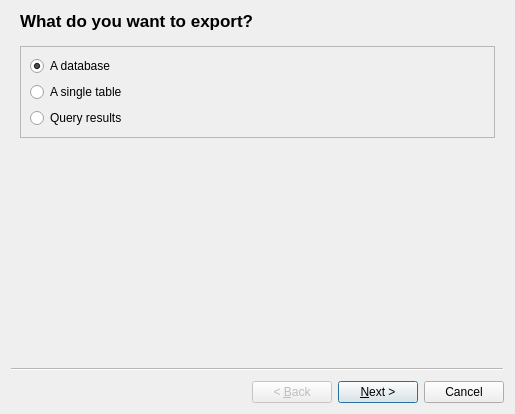
<?xml version="1.0" encoding="UTF-8"?>
<ui version="4.0">
 <class>ExportDialog</class>
 <widget class="QWizard" name="ExportDialog">
  <property name="geometry">
   <rect>
    <x>0</x>
    <y>0</y>
    <width>515</width>
    <height>414</height>
   </rect>
  </property>
  <property name="windowTitle">
   <string>Export dialog</string>
  </property>
  <widget class="QWizardPage" name="exportSubjectPage">
   <property name="title">
    <string>What do you want to export?</string>
   </property>
   <layout class="QVBoxLayout" name="verticalLayout">
    <item>
     <widget class="QFrame" name="exportSubjectFrame">
      <property name="frameShape">
       <enum>QFrame::StyledPanel</enum>
      </property>
      <property name="frameShadow">
       <enum>QFrame::Raised</enum>
      </property>
      <layout class="QVBoxLayout" name="verticalLayout_2">
       <item>
        <widget class="QRadioButton" name="subjectDatabaseRadio">
         <property name="text">
          <string>A database</string>
         </property>
         <property name="checked">
          <bool>true</bool>
         </property>
        </widget>
       </item>
       <item>
        <widget class="QRadioButton" name="subjectTableRadio">
         <property name="text">
          <string>A single table</string>
         </property>
        </widget>
       </item>
       <item>
        <widget class="QRadioButton" name="subjectQueryRadio">
         <property name="text">
          <string>Query results</string>
         </property>
        </widget>
       </item>
      </layout>
     </widget>
    </item>
   </layout>
  </widget>
  <widget class="QWizardPage" name="proxyPage"/>
  <widget class="VerifiableWizardPage" name="tablePage">
   <property name="title">
    <string>Table to export</string>
   </property>
   <layout class="QVBoxLayout" name="verticalLayout_3">
    <item>
     <widget class="QFrame" name="exportTableFrame">
      <property name="frameShape">
       <enum>QFrame::StyledPanel</enum>
      </property>
      <property name="frameShadow">
       <enum>QFrame::Raised</enum>
      </property>
      <layout class="QGridLayout" name="gridLayout_4">
       <item row="1" column="2">
        <widget class="QComboBox" name="exportTableNameCombo">
         <property name="sizePolicy">
          <sizepolicy hsizetype="Expanding" vsizetype="Fixed">
           <horstretch>0</horstretch>
           <verstretch>0</verstretch>
          </sizepolicy>
         </property>
        </widget>
       </item>
       <item row="1" column="0">
        <widget class="QComboBox" name="exportTableDbNameCombo">
         <property name="sizePolicy">
          <sizepolicy hsizetype="Expanding" vsizetype="Fixed">
           <horstretch>0</horstretch>
           <verstretch>0</verstretch>
          </sizepolicy>
         </property>
        </widget>
       </item>
       <item row="0" column="0">
        <widget class="QLabel" name="exportTableDbNameLabel">
         <property name="text">
          <string>Database</string>
         </property>
        </widget>
       </item>
       <item row="0" column="2">
        <widget class="QLabel" name="exportTableNameLabel">
         <property name="text">
          <string>Table</string>
         </property>
        </widget>
       </item>
       <item row="1" column="1">
        <widget class="QLabel" name="exportTableSeparatorLabel">
         <property name="text">
          <string>.</string>
         </property>
        </widget>
       </item>
      </layout>
     </widget>
    </item>
    <item>
     <widget class="QCheckBox" name="exportTableDataCheck">
      <property name="toolTip">
       <string>When this option is unchecked, then only table DDL (CREATE TABLE statement) is exported.</string>
      </property>
      <property name="text">
       <string>Export table data</string>
      </property>
      <property name="checked">
       <bool>true</bool>
      </property>
     </widget>
    </item>
   </layout>
  </widget>
  <widget class="VerifiableWizardPage" name="databaseObjectsPage">
   <property name="title">
    <string>Select database objects to export</string>
   </property>
   <layout class="QGridLayout" name="gridLayout_3">
    <item row="1" column="0" colspan="2">
     <widget class="QTreeView" name="dbObjectsTree">
      <attribute name="headerVisible">
       <bool>false</bool>
      </attribute>
     </widget>
    </item>
    <item row="3" column="0" colspan="2">
     <widget class="QCheckBox" name="exportDbDataCheck">
      <property name="text">
       <string>Export data from tables</string>
      </property>
      <property name="checked">
       <bool>true</bool>
      </property>
     </widget>
    </item>
    <item row="2" column="0">
     <widget class="QPushButton" name="objectsSelectAllButton">
      <property name="text">
       <string>Select all</string>
      </property>
     </widget>
    </item>
    <item row="2" column="1">
     <widget class="QPushButton" name="objectsDeselectAllButton">
      <property name="text">
       <string>Deselect all</string>
      </property>
     </widget>
    </item>
    <item row="0" column="1">
     <widget class="QComboBox" name="dbObjectsDatabaseCombo"/>
    </item>
    <item row="0" column="0">
     <widget class="QLabel" name="dbObjectsDatabaseLabel">
      <property name="text">
       <string>Database:</string>
      </property>
     </widget>
    </item>
   </layout>
  </widget>
  <widget class="VerifiableWizardPage" name="queryPage">
   <property name="title">
    <string>Query to export results for</string>
   </property>
   <layout class="QGridLayout" name="gridLayout_5">
    <item row="2" column="0" colspan="2">
     <widget class="SqlEditor" name="queryEdit"/>
    </item>
    <item row="0" column="1">
     <widget class="QComboBox" name="queryDatabaseCombo"/>
    </item>
    <item row="0" column="0">
     <widget class="QLabel" name="queryDatabaseLabel">
      <property name="text">
       <string>Database:</string>
      </property>
     </widget>
    </item>
    <item row="1" column="0">
     <widget class="QLabel" name="queryLabel">
      <property name="text">
       <string>Query to be executed for results:</string>
      </property>
     </widget>
    </item>
   </layout>
  </widget>
  <widget class="VerifiableWizardPage" name="formatAndOptionsPage">
   <property name="title">
    <string>Export format and options</string>
   </property>
   <layout class="QVBoxLayout" name="verticalLayout_4">
    <item>
     <widget class="QScrollArea" name="formatScrollArea">
      <property name="frameShape">
       <enum>QFrame::NoFrame</enum>
      </property>
      <property name="frameShadow">
       <enum>QFrame::Plain</enum>
      </property>
      <property name="lineWidth">
       <number>0</number>
      </property>
      <property name="horizontalScrollBarPolicy">
       <enum>Qt::ScrollBarAlwaysOff</enum>
      </property>
      <property name="widgetResizable">
       <bool>true</bool>
      </property>
      <widget class="QWidget" name="formatScrollAreaContents">
       <property name="geometry">
        <rect>
         <x>0</x>
         <y>0</y>
         <width>483</width>
         <height>318</height>
        </rect>
       </property>
       <layout class="QVBoxLayout" name="verticalLayout_7">
        <property name="leftMargin">
         <number>0</number>
        </property>
        <property name="topMargin">
         <number>0</number>
        </property>
        <property name="rightMargin">
         <number>0</number>
        </property>
        <property name="bottomMargin">
         <number>0</number>
        </property>
        <item>
         <widget class="QGroupBox" name="formatGroup">
          <property name="title">
           <string>Export format</string>
          </property>
          <layout class="QVBoxLayout" name="verticalLayout_5">
           <item>
            <widget class="QComboBox" name="formatCombo"/>
           </item>
          </layout>
         </widget>
        </item>
        <item>
         <widget class="QGroupBox" name="exportToGroup">
          <property name="title">
           <string>Export to...</string>
          </property>
          <layout class="QGridLayout" name="gridLayout">
           <item row="1" column="0">
            <widget class="QRadioButton" name="exportClipboardRadio">
             <property name="text">
              <string>Clipboard</string>
             </property>
            </widget>
           </item>
           <item row="0" column="0">
            <widget class="QRadioButton" name="exportFileRadio">
             <property name="text">
              <string>File</string>
             </property>
             <property name="checked">
              <bool>true</bool>
             </property>
            </widget>
           </item>
           <item row="0" column="1">
            <widget class="QLineEdit" name="exportFileEdit">
             <property name="placeholderText">
              <string>Exported file path</string>
             </property>
            </widget>
           </item>
           <item row="0" column="2">
            <widget class="QToolButton" name="exportFileButton">
             <property name="text">
              <string>...</string>
             </property>
            </widget>
           </item>
          </layout>
         </widget>
        </item>
        <item>
         <widget class="QGroupBox" name="optionsGroup">
          <property name="title">
           <string>Options</string>
          </property>
          <layout class="QGridLayout" name="gridLayout_2">
           <item row="0" column="0">
            <widget class="QLabel" name="encodingLabel">
             <property name="text">
              <string>Exported text encoding:</string>
             </property>
            </widget>
           </item>
           <item row="0" column="1">
            <widget class="QComboBox" name="encodingCombo"/>
           </item>
          </layout>
         </widget>
        </item>
        <item>
         <spacer name="verticalSpacer">
          <property name="orientation">
           <enum>Qt::Vertical</enum>
          </property>
          <property name="sizeHint" stdset="0">
           <size>
            <width>20</width>
            <height>40</height>
           </size>
          </property>
         </spacer>
        </item>
       </layout>
      </widget>
     </widget>
    </item>
   </layout>
  </widget>
 </widget>
 <customwidgets>
  <customwidget>
   <class>SqlEditor</class>
   <extends>QPlainTextEdit</extends>
   <header>sqleditor.h</header>
  </customwidget>
  <customwidget>
   <class>VerifiableWizardPage</class>
   <extends>QWizardPage</extends>
   <header>common/verifiablewizardpage.h</header>
   <container>1</container>
  </customwidget>
 </customwidgets>
 <resources/>
 <connections/>
</ui>
